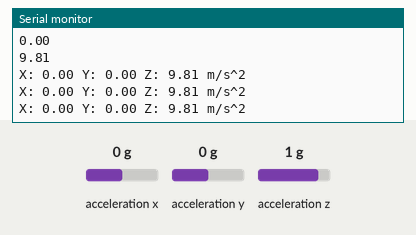
This sketch was run on a simulated Arduino Uno, built with avr-gcc and run on an emulated ATmega328P. Parts: the last lines printed to the serial monitor. Inputs (shaded band) come from the test bench; at power-on: acceleration x 0 g, acceleration y 0 g, acceleration z 1 g.

Above: at 1.2 s.
1.3 s: acceleration x set to -1.4 g
At 1.9 s:
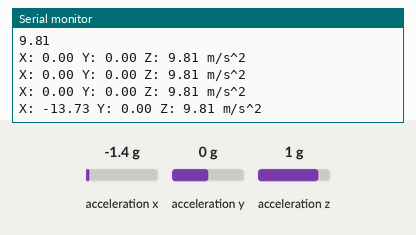
2.8 s: acceleration y set to -1.4 g
At 3.4 s:
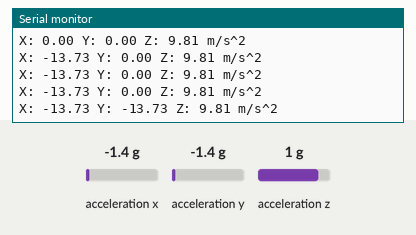
4.3 s: acceleration z set to -1.4 g
At 4.9 s:
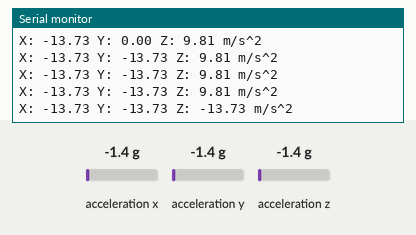

Measured:
- after the input at 1.3 s, the serial monitor: prints a new line after 0.21 s (image 1)
- after the input at 2.8 s, the serial monitor: prints a new line after 0.22 s (image 2)
- after the input at 4.3 s, the serial monitor: prints a new line after 0.23 s (image 3)

The sketch:

Accelerometer.ino
```cpp
#include <Adafruit_Sensor.h>
#include <Adafruit_ADXL345_U.h>
#include <Wire.h>

Adafruit_ADXL345_Unified accel = Adafruit_ADXL345_Unified(12345);
float x0,y0,z0;

void setup() {
  // put your setup code here, to run once:
  Serial.begin(9600);
  sensors_event_t event;
  accel.getEvent(&event);

  x0 = event.acceleration.x;
  y0 = event.acceleration.y;
  z0 = event.acceleration.z;

  Serial.println(x0);
  Serial.println(y0);
  Serial.println(z0);
}

void loop() {
  // put your main code here, to run repeatedly:
  sensors_event_t event; // get direction from sensor
  accel.getEvent(&event);

  float x = event.acceleration.x;
  float y = event.acceleration.y;
  float z = event.acceleration.z;


  Serial.print("X: ");Serial.print(x);Serial.print(" ");
  Serial.print("Y: ");Serial.print(y);Serial.print(" ");
  Serial.print("Z: ");Serial.print(z);Serial.print(" ");Serial.println("m/s^2");
  delay(500);

}
```
